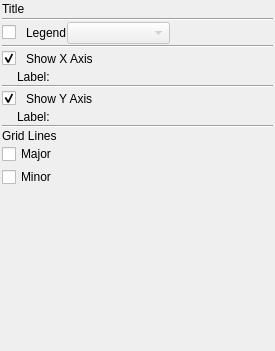
<?xml version="1.0" encoding="UTF-8"?>
<ui version="4.0">
 <class>CanvasTab</class>
 <widget class="QWidget" name="CanvasTab">
  <property name="geometry">
   <rect>
    <x>0</x>
    <y>0</y>
    <width>275</width>
    <height>351</height>
   </rect>
  </property>
  <property name="maximumSize">
   <size>
    <width>275</width>
    <height>16777215</height>
   </size>
  </property>
  <property name="windowTitle">
   <string>PlotMS Canvas Tab</string>
  </property>
  <layout class="QVBoxLayout" name="verticalLayout">
   <property name="spacing">
    <number>1</number>
   </property>
   <property name="margin">
    <number>2</number>
   </property>
   <item>
    <widget class="QLabel" name="titleLabel">
     <property name="text">
      <string>Title</string>
     </property>
     <property name="textFormat">
      <enum>Qt::RichText</enum>
     </property>
    </widget>
   </item>
   <item>
    <widget class="QFrame" name="titleFrame">
     <property name="frameShape">
      <enum>QFrame::NoFrame</enum>
     </property>
     <property name="frameShadow">
      <enum>QFrame::Raised</enum>
     </property>
     <layout class="QVBoxLayout">
      <property name="spacing">
       <number>3</number>
      </property>
      <property name="margin">
       <number>0</number>
      </property>
     </layout>
    </widget>
   </item>
   <item>
    <widget class="Line" name="line">
     <property name="orientation">
      <enum>Qt::Horizontal</enum>
     </property>
    </widget>
   </item>
   <item>
    <layout class="QHBoxLayout">
     <property name="spacing">
      <number>0</number>
     </property>
     <item>
      <widget class="QCheckBox" name="legend">
       <property name="text">
        <string/>
       </property>
      </widget>
     </item>
     <item>
      <spacer>
       <property name="orientation">
        <enum>Qt::Horizontal</enum>
       </property>
       <property name="sizeType">
        <enum>QSizePolicy::Fixed</enum>
       </property>
       <property name="sizeHint" stdset="0">
        <size>
         <width>10</width>
         <height>20</height>
        </size>
       </property>
      </spacer>
     </item>
     <item>
      <widget class="QLabel" name="legendLabel">
       <property name="text">
        <string>Legend</string>
       </property>
       <property name="textFormat">
        <enum>Qt::RichText</enum>
       </property>
      </widget>
     </item>
     <item>
      <widget class="QComboBox" name="legendChooser">
       <property name="enabled">
        <bool>false</bool>
       </property>
       <property name="sizePolicy">
        <sizepolicy hsizetype="Expanding" vsizetype="Fixed">
         <horstretch>0</horstretch>
         <verstretch>0</verstretch>
        </sizepolicy>
       </property>
      </widget>
     </item>
     <item>
      <spacer>
       <property name="orientation">
        <enum>Qt::Horizontal</enum>
       </property>
       <property name="sizeHint" stdset="0">
        <size>
         <width>40</width>
         <height>20</height>
        </size>
       </property>
      </spacer>
     </item>
    </layout>
   </item>
   <item>
    <widget class="Line" name="line_4">
     <property name="orientation">
      <enum>Qt::Horizontal</enum>
     </property>
    </widget>
   </item>
   <item>
    <layout class="QHBoxLayout">
     <property name="spacing">
      <number>0</number>
     </property>
     <item>
      <widget class="QCheckBox" name="xAxis">
       <property name="text">
        <string/>
       </property>
       <property name="checked">
        <bool>true</bool>
       </property>
      </widget>
     </item>
     <item>
      <spacer name="horizontalSpacer">
       <property name="orientation">
        <enum>Qt::Horizontal</enum>
       </property>
       <property name="sizeType">
        <enum>QSizePolicy::Fixed</enum>
       </property>
       <property name="sizeHint" stdset="0">
        <size>
         <width>10</width>
         <height>20</height>
        </size>
       </property>
      </spacer>
     </item>
     <item>
      <widget class="QLabel" name="xAxisLabel">
       <property name="sizePolicy">
        <sizepolicy hsizetype="Expanding" vsizetype="Preferred">
         <horstretch>0</horstretch>
         <verstretch>0</verstretch>
        </sizepolicy>
       </property>
       <property name="text">
        <string>Show X Axis</string>
       </property>
       <property name="textFormat">
        <enum>Qt::RichText</enum>
       </property>
      </widget>
     </item>
    </layout>
   </item>
   <item>
    <widget class="QFrame" name="xLabel">
     <property name="frameShape">
      <enum>QFrame::NoFrame</enum>
     </property>
     <property name="frameShadow">
      <enum>QFrame::Raised</enum>
     </property>
     <layout class="QHBoxLayout">
      <property name="spacing">
       <number>3</number>
      </property>
      <property name="leftMargin">
       <number>15</number>
      </property>
      <property name="topMargin">
       <number>0</number>
      </property>
      <property name="rightMargin">
       <number>0</number>
      </property>
      <property name="bottomMargin">
       <number>0</number>
      </property>
      <item>
       <widget class="QLabel" name="xLabelLabel">
        <property name="text">
         <string>Label:</string>
        </property>
        <property name="textFormat">
         <enum>Qt::RichText</enum>
        </property>
       </widget>
      </item>
      <item>
       <widget class="QFrame" name="xLabelFrame">
        <property name="sizePolicy">
         <sizepolicy hsizetype="Expanding" vsizetype="Preferred">
          <horstretch>0</horstretch>
          <verstretch>0</verstretch>
         </sizepolicy>
        </property>
        <property name="frameShape">
         <enum>QFrame::NoFrame</enum>
        </property>
        <property name="frameShadow">
         <enum>QFrame::Raised</enum>
        </property>
       </widget>
      </item>
     </layout>
    </widget>
   </item>
   <item>
    <widget class="Line" name="line_3">
     <property name="orientation">
      <enum>Qt::Horizontal</enum>
     </property>
    </widget>
   </item>
   <item>
    <layout class="QHBoxLayout">
     <property name="spacing">
      <number>0</number>
     </property>
     <item>
      <widget class="QCheckBox" name="yAxis">
       <property name="text">
        <string/>
       </property>
       <property name="checked">
        <bool>true</bool>
       </property>
      </widget>
     </item>
     <item>
      <spacer name="horizontalSpacer_2">
       <property name="orientation">
        <enum>Qt::Horizontal</enum>
       </property>
       <property name="sizeType">
        <enum>QSizePolicy::Fixed</enum>
       </property>
       <property name="sizeHint" stdset="0">
        <size>
         <width>10</width>
         <height>20</height>
        </size>
       </property>
      </spacer>
     </item>
     <item>
      <widget class="QLabel" name="yAxisLabel">
       <property name="sizePolicy">
        <sizepolicy hsizetype="Expanding" vsizetype="Preferred">
         <horstretch>0</horstretch>
         <verstretch>0</verstretch>
        </sizepolicy>
       </property>
       <property name="text">
        <string>Show Y Axis</string>
       </property>
       <property name="textFormat">
        <enum>Qt::RichText</enum>
       </property>
      </widget>
     </item>
    </layout>
   </item>
   <item>
    <widget class="QFrame" name="yLabel">
     <property name="frameShape">
      <enum>QFrame::NoFrame</enum>
     </property>
     <property name="frameShadow">
      <enum>QFrame::Raised</enum>
     </property>
     <layout class="QHBoxLayout">
      <property name="spacing">
       <number>3</number>
      </property>
      <property name="leftMargin">
       <number>15</number>
      </property>
      <property name="topMargin">
       <number>0</number>
      </property>
      <property name="rightMargin">
       <number>0</number>
      </property>
      <property name="bottomMargin">
       <number>0</number>
      </property>
      <item>
       <widget class="QLabel" name="yLabelLabel">
        <property name="text">
         <string>Label:</string>
        </property>
        <property name="textFormat">
         <enum>Qt::RichText</enum>
        </property>
       </widget>
      </item>
      <item>
       <widget class="QFrame" name="yLabelFrame">
        <property name="sizePolicy">
         <sizepolicy hsizetype="Expanding" vsizetype="Preferred">
          <horstretch>0</horstretch>
          <verstretch>0</verstretch>
         </sizepolicy>
        </property>
        <property name="frameShape">
         <enum>QFrame::NoFrame</enum>
        </property>
        <property name="frameShadow">
         <enum>QFrame::Raised</enum>
        </property>
       </widget>
      </item>
     </layout>
    </widget>
   </item>
   <item>
    <widget class="Line" name="line_2">
     <property name="orientation">
      <enum>Qt::Horizontal</enum>
     </property>
    </widget>
   </item>
   <item>
    <widget class="QLabel" name="gridLabel">
     <property name="text">
      <string>Grid Lines</string>
     </property>
    </widget>
   </item>
   <item>
    <widget class="QFrame" name="gridFrame">
     <property name="maximumSize">
      <size>
       <width>16777215</width>
       <height>50</height>
      </size>
     </property>
     <property name="frameShape">
      <enum>QFrame::NoFrame</enum>
     </property>
     <property name="frameShadow">
      <enum>QFrame::Raised</enum>
     </property>
     <layout class="QGridLayout">
      <property name="margin">
       <number>0</number>
      </property>
      <property name="spacing">
       <number>3</number>
      </property>
      <item row="0" column="0">
       <widget class="QCheckBox" name="gridMajor">
        <property name="text">
         <string>Major</string>
        </property>
       </widget>
      </item>
      <item row="0" column="1">
       <widget class="QFrame" name="gridMajorFrame">
        <property name="sizePolicy">
         <sizepolicy hsizetype="Expanding" vsizetype="Preferred">
          <horstretch>0</horstretch>
          <verstretch>0</verstretch>
         </sizepolicy>
        </property>
        <property name="frameShape">
         <enum>QFrame::NoFrame</enum>
        </property>
        <property name="frameShadow">
         <enum>QFrame::Raised</enum>
        </property>
       </widget>
      </item>
      <item row="1" column="0">
       <widget class="QCheckBox" name="gridMinor">
        <property name="text">
         <string>Minor</string>
        </property>
       </widget>
      </item>
      <item row="1" column="1">
       <widget class="QFrame" name="gridMinorFrame">
        <property name="sizePolicy">
         <sizepolicy hsizetype="Expanding" vsizetype="Preferred">
          <horstretch>0</horstretch>
          <verstretch>0</verstretch>
         </sizepolicy>
        </property>
        <property name="frameShape">
         <enum>QFrame::NoFrame</enum>
        </property>
        <property name="frameShadow">
         <enum>QFrame::Raised</enum>
        </property>
       </widget>
      </item>
     </layout>
    </widget>
   </item>
   <item>
    <spacer>
     <property name="orientation">
      <enum>Qt::Vertical</enum>
     </property>
     <property name="sizeHint" stdset="0">
      <size>
       <width>236</width>
       <height>121</height>
      </size>
     </property>
    </spacer>
   </item>
  </layout>
 </widget>
 <resources/>
 <connections>
  <connection>
   <sender>legend</sender>
   <signal>toggled(bool)</signal>
   <receiver>legendChooser</receiver>
   <slot>setEnabled(bool)</slot>
   <hints>
    <hint type="sourcelabel">
     <x>15</x>
     <y>59</y>
    </hint>
    <hint type="destinationlabel">
     <x>89</x>
     <y>52</y>
    </hint>
   </hints>
  </connection>
  <connection>
   <sender>gridMajor</sender>
   <signal>toggled(bool)</signal>
   <receiver>gridMajorFrame</receiver>
   <slot>setEnabled(bool)</slot>
   <hints>
    <hint type="sourcelabel">
     <x>11</x>
     <y>205</y>
    </hint>
    <hint type="destinationlabel">
     <x>67</x>
     <y>201</y>
    </hint>
   </hints>
  </connection>
  <connection>
   <sender>gridMinor</sender>
   <signal>toggled(bool)</signal>
   <receiver>gridMinorFrame</receiver>
   <slot>setEnabled(bool)</slot>
   <hints>
    <hint type="sourcelabel">
     <x>10</x>
     <y>229</y>
    </hint>
    <hint type="destinationlabel">
     <x>65</x>
     <y>223</y>
    </hint>
   </hints>
  </connection>
 </connections>
</ui>
